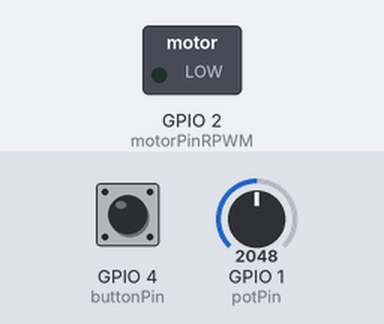
Simulated run of this sketch. Board: ESP32. Shown: switched loads named in the sketch (green lamp = pin HIGH). The inputs (shaded band) are chosen by the test bench; at power-on: GPIO 4 (buttonPin) HIGH, GPIO 1 (potPin) = 2048.

Above: at 1.2 s.
1.3 s: GPIO 4 (buttonPin) pulled LOW for 0.15 s
At 2.8 s:
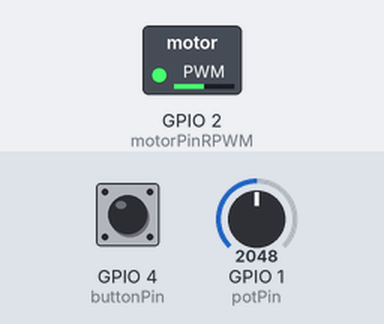
3.3 s: GPIO 1 (potPin) set to 2866
At 4.5 s:
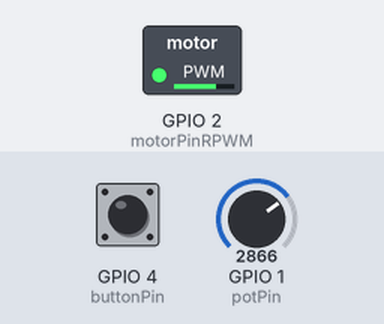
4.8 s: GPIO 1 (potPin) set to 3603
At 5.7 s:
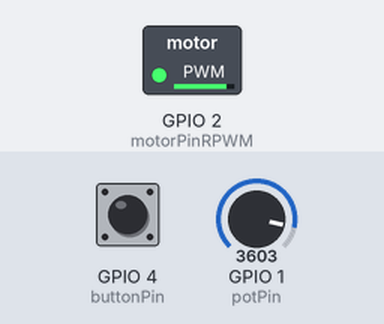
6.3 s: GPIO 1 (potPin) set to 2047
At 6.8 s:
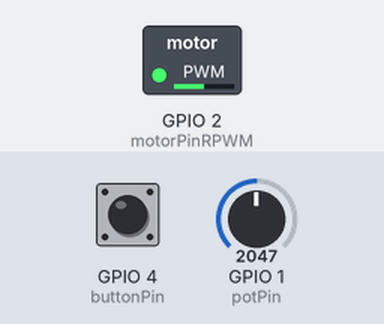
7.8 s: GPIO 4 (buttonPin) pulled LOW for 1 s
At 8.6 s:
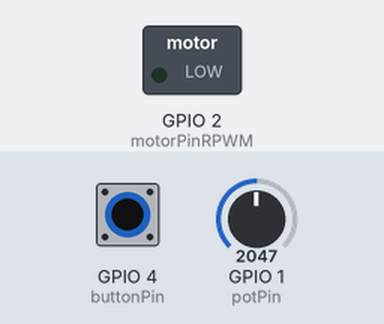
Timing chart, 0 to 10.8 s (numbered marks = the images above; inputs shaded):
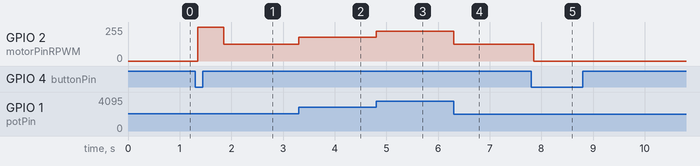

Measured:
- after the input at 1.3 s, GPIO 2 (motorPinRPWM): 0/255 → 255/255 after 0.05 s, → 127/255 0.50 s later
- after the input at 3.3 s, GPIO 2 (motorPinRPWM): 127/255 → 177/255 at once
- after the input at 4.8 s, GPIO 2 (motorPinRPWM): 177/255 → 223/255 at once
- after the input at 6.3 s, GPIO 2 (motorPinRPWM): 223/255 → 127/255 at once
- after the input at 7.8 s, GPIO 2 (motorPinRPWM): 127/255 → 0/255 after 0.05 s

The sketch:

Pumpensteuerung.ino
```cpp
/*
 * Steuerung für Feuerlöschroboter:
 * - Taster: Start (Kickstart + Dauerlauf) / Stopp
 * - Potentiometer: Dynamische Leistungsregelung (0-100%)
 */

const int buttonPin = 4;      // Taster an GPIO 4
const int potPin = 1;        // Potentiometer an GPIO 1
const int motorPinRPWM = 2;   // RPWM an GPIO 2

bool isRunning = false;       // Status der Pumpe
bool lastButtonState = HIGH;  // Für Taster-Entprellung

void setup() {
  pinMode(buttonPin, INPUT_PULLUP);
  ledcAttach(motorPinRPWM, 5000, 8);
  ledcWrite(motorPinRPWM, 0);
}

void loop() {
  // 1. Taster lesen (mit einfacher Entprellung)
  bool currentButtonState = digitalRead(buttonPin);
  if (currentButtonState == LOW && lastButtonState == HIGH) {
    isRunning = !isRunning; // Toggle Status
    delay(50); // Entprellung

    if (isRunning) {
      // Kickstart beim Einschalten
      ledcWrite(motorPinRPWM, 255);
      delay(500);
    } else {
      ledcWrite(motorPinRPWM, 0); // Stoppen
    }
  }
  lastButtonState = currentButtonState;

  // 2. Pumpe steuern (wenn an)
  if (isRunning) {
    // Potentiometer lesen (0-4095) und auf PWM-Bereich (0-255) umrechnen
    int potValue = analogRead(potPin);
    int speed = map(potValue, 0, 4095, 0, 255);

    // Untergrenze: Falls das Poti auf 0 steht, aber Pumpe laufen soll,
    // sorgen wir für einen Mindestwert zum Drehen (z.B. 40)
    if (speed < 40) speed = 40;

    ledcWrite(motorPinRPWM, speed);
  }
}
```
